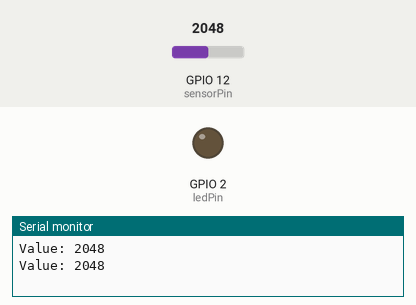
Recording of a sketch running on a simulated ESP32. Shown: output pins drawn as LEDs (lit = HIGH), the last lines printed to the serial monitor. Dashed ring = blinking. Inputs (shaded band) come from the test bench; at power-on: GPIO 12 (sensorPin) = 2048.

Above: at 2.9 s.
3.0 s: GPIO 12 (sensorPin) set to 491
At 4.24 s:
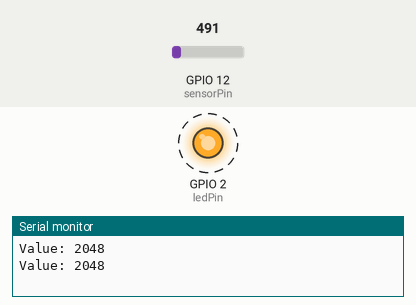
7.4 s: GPIO 12 (sensorPin) set to 0
At 8.8 s:
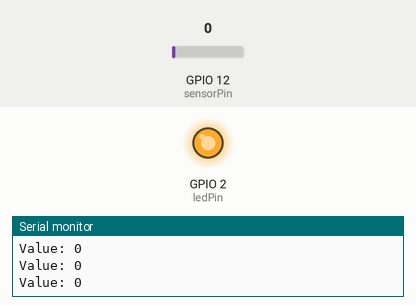
Timing chart, 0 to 10.4 s (numbered marks = the images above; inputs shaded):
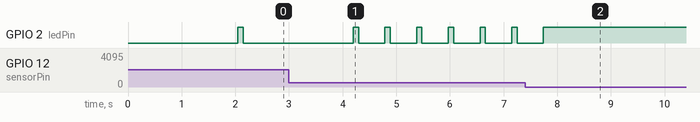

The sketch:

HC_SR501.ino
```cpp
int sensorPin = 12;    // select the input pin for the potentiometer
int ledPin = 2;      // select the pin for the LED
int sensorValue = 0;  // variable to store the value coming from the sensor

void setup() {
  // declare the ledPin as an OUTPUT:
  pinMode(ledPin, OUTPUT);
  Serial.begin(115200);
}

void loop() {
  // read the value from the sensor:
  sensorValue = analogRead(sensorPin);
  Serial.printf("Value: %d\r\n", sensorValue);
  // turn the ledPin on
  digitalWrite(ledPin, LOW);
  // stop the program for <sensorValue> milliseconds:
  delay(sensorValue);
  // turn the ledPin off:
  digitalWrite(ledPin, HIGH);
  delay(100);
}
```

Measured:
- after the input at 3.0 s, GPIO 2 (ledPin): alternates HIGH for 0.10 s and LOW for 0.49 s, starting after 1.8 s
- after the input at 7.4 s, GPIO 2 (ledPin): goes on until 7.7 s, then stays HIGH
